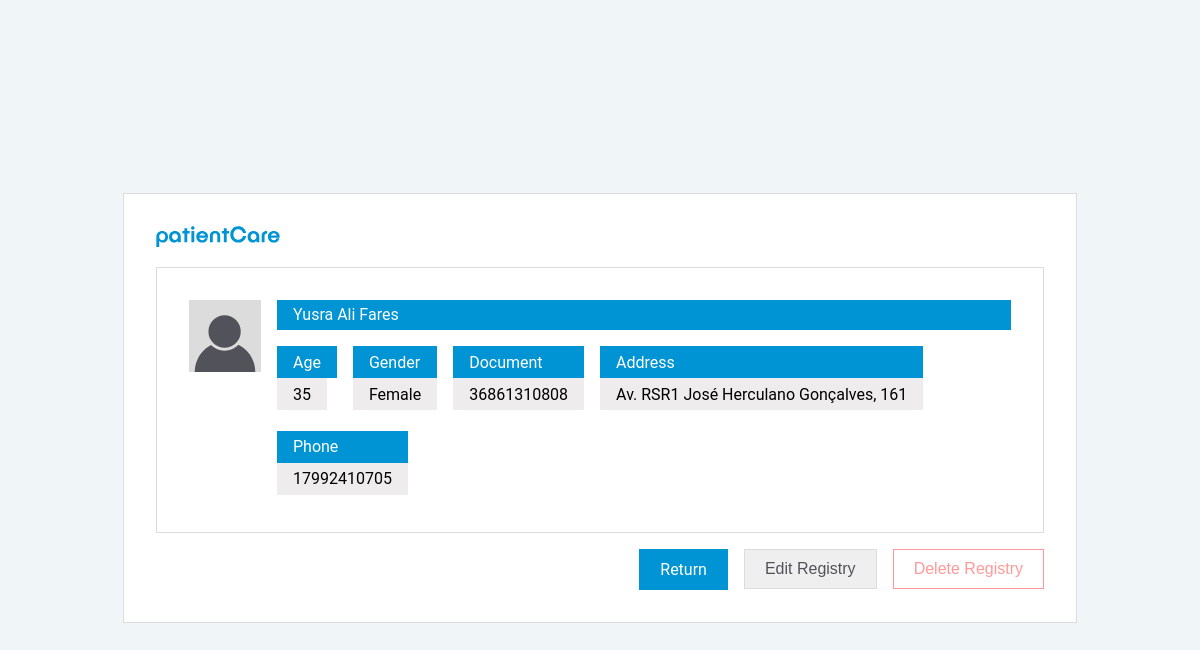
The page /patient/45 on the database its author committed.
### tables this page shows
CREATE TABLE patients (
    id INTEGER PRIMARY KEY AUTOINCREMENT,
    name TEXT NOT NULL,
    age INTEGER,
    gender TEXT,
    document TEXT UNIQUE,
    address TEXT,
    phone TEXT       
  );

### app.py (the view)
@app.route('/patient/<int:id>')
def viewPatient(id):
  print(id)
  conn = sqlite3.connect('hospital_management.db')
  cursor = conn.cursor()
  cursor.execute('''
    SELECT * FROM patients WHERE id = ?
  ''', (id,))
  patient = cursor.fetchone()
  conn.close()
  return render_template('patient_details.html', patient=patient, patient_name=patient[1])

### templates/patient_details.html (shortened to what this page needs)
<!DOCTYPE html>
<html lang="en">
<head>
  <link rel="stylesheet" href="{{ url_for('static', filename='patient_details.css') }}">
</head>
<body>
  <div class="container">
    <div style="width: 100%;">
      <img src="{{ url_for('static', filename='images/patientCare.svg') }}" alt="patientCare">
    </div>
    <div class="record">
      <img src="{{ url_for('static', filename='images/patient.svg') }}" alt="">
      <div class="record-content">
        <div class="record-title">
          {{ patient[1] }}
        </div>
        <div class="record-body">
          <div class="record-item">
            <div class="record-item-title">Age</div>
            <div class="record-item-value">{{ patient[2] }}</div>
          </div>
          <div class="record-item">
            <div class="record-item-title">Gender</div>
            <div class="record-item-value">{{ patient[3] }}</div>
          </div>
          <div class="record-item">
            <div class="record-item-title">Document</div>
            <div class="record-item-value">{{ patient[4] }}</div>
          </div>
          <div class="record-item">
            <div class="record-item-title">Address</div>
            <div class="record-item-value">{{ patient[5] }}</div>
          </div>
          <div class="record-item">
            <div class="record-item-title">Phone</div>
            <div class="record-item-value">{{ patient[6] }}</div>
          </div>
        </div>
      </div>
    </div>
    <div style="width: 100%; display: flex; gap: 1rem; align-items: center; justify-content: end;">
      <a class="returnbtn" href="{{ url_for('index') }}">Return</a>
      <button id="editBtn">Edit Registry</button>
      <form action="/patient/{{ patient[0] }}/remove" method="post">
        <input id="deletebtn" type="submit" value="Delete Registry">
      </form>
    </div>
  </div>
</body>
</html>

### static/patient_details.css (style rules this page uses)
:root { --background-color: #F0F5F7; --default-color: #0094D4; --default-white: #FFFFFF; --default-border-color: #DCDCDC; --default-gray: #52525b; --default-gray-v: #EEECEC; }
body { background-color: var(--background-color); font-family: 'Roboto', sans-serif; display: flex; flex-direction: column; justify-content: center; align-items: center; height: 100vh; }
.container { width: 888px; height: max-content; border: 1px solid var(--default-border-color); display: flex; flex-direction: column; align-items: end; padding: 32px; gap: 16px; background-color: var(--default-white); }
.container img { width: 124px; }
.record { height: 100%; border: 1px solid var(--default-border-color); padding: 32px; gap: 16px; display: flex; align-items: start; }
.record img { width: 72px; }
.record-content { width: 100%; height: 100%; display: flex; flex-direction: column; gap: 1rem; }
.record-title { height: 40px; background-color: var(--default-color); color: var(--default-white); display: flex; flex-direction: row; align-items: center; justify-content: start; padding-left: 16px; }
.record-body { width: 100%; height: 100%; display: flex; gap: 1rem; flex-wrap: wrap; }
.record-item { width: max-content; height: 64px; display: flex; flex-direction: column; }
.record-item-title { height: 32px; display: flex; align-items: center; justify-content: start; padding: 0px 1rem; background-color: var(--default-color); color: var(--default-white); }
.record-item-value { width: max-content; height: 32px; display: flex; align-items: center; justify-content: start; padding: 0px 1rem; background-color: var(--default-gray-v); }
.returnbtn { width: max-content; background-color: var(--default-color); border: 1px solid var(--default-color); color: var(--default-white); padding: 10px 20px; text-align: center; text-decoration: none; display: inline-block; font-size: 1rem; cursor: pointer; }
#editBtn { width: max-content; border: 1px solid var(--default-border-color); color: var(--default-gray); padding: 10px 20px; text-align: center; text-decoration: none; display: inline-block; font-size: 1rem; cursor: pointer; }
#deletebtn { width: max-content; border: 1px solid #FF9999; background-color: transparent; color: #FF9999; padding: 10px 20px; text-align: center; text-decoration: none; display: inline-block; font-size: 1rem; cursor: pointer; }

### rows shown on the page
patients: name "Yusra Ali Fares", age "35", gender "Female", document "36861310808", address "Av. RSR1 José Herculano Gonçalves, 161", phone "17992410705"
